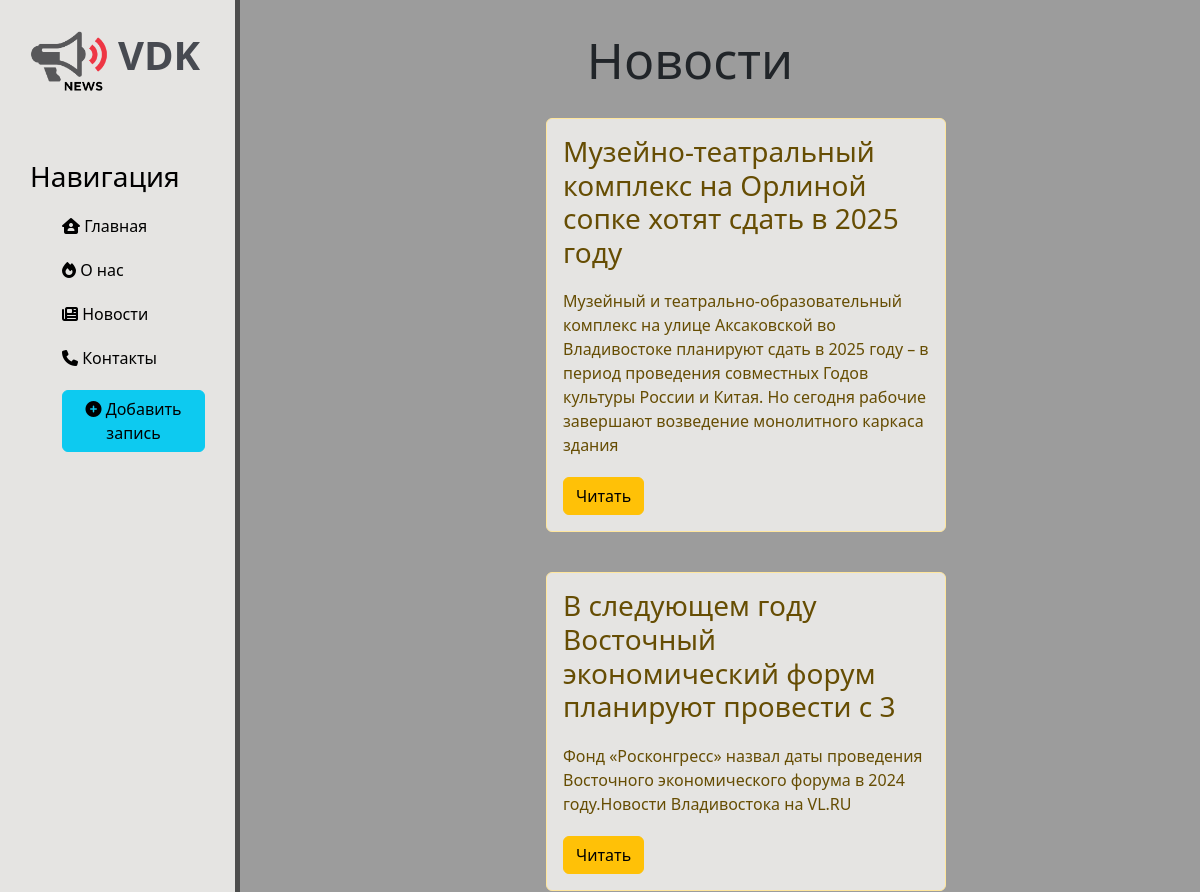
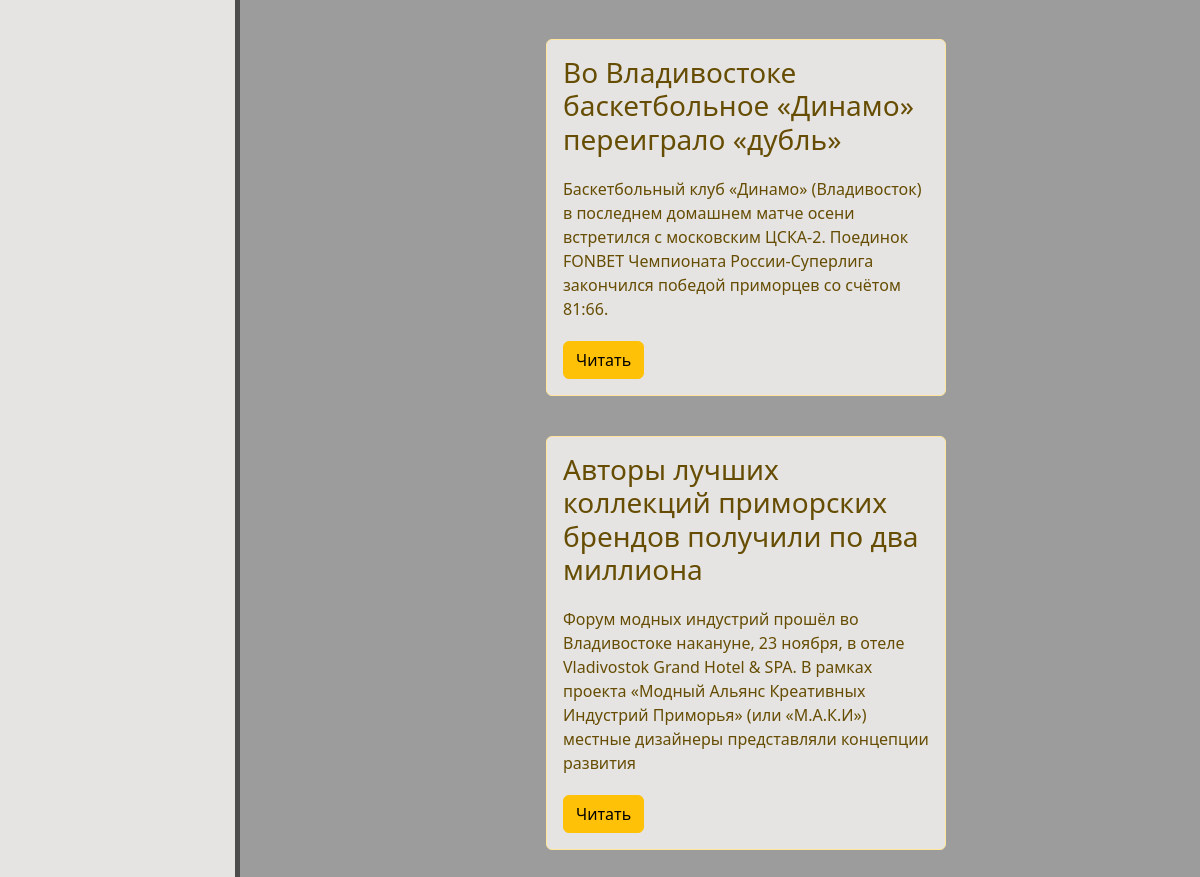
Page /news/ on the committed database (2 pictures, top to bottom).
### news/models.py (models this page shows, shortened)
class Articles(models.Model):
    title = models.CharField('Название', max_length=70)
    anons = models.CharField('Анонс', max_length=250)
    full_text = models.TextField('Статья')
    date = models.DateTimeField('Дтат публикации')
    class Meta:
        verbose_name = 'Новость'
        verbose_name_plural = 'Новости'

### news/views.py (the view)
# urls.py: path('', views.news_home, name="news_home"),
def news_home(request):
    news = Articles.objects.order_by('-date')
    return render(request, 'news/news_home.html', {'news': news})

### news/templates/news/news_home.html (shortened to what this page needs)
{% extends 'main/layout.html'%}
{% block content %}
    <div class="features">
        <h1>Новости</h1>
        {% for el in news %}
            <div class="alert alert-warning">
                <h3>{{ el.title }}</h3>
                <p>{{ el.anons }}</p>
                <a href="{% url 'news-detail' el.id %}" class="btn btn-warning">Читать</a>
            </div>
        {% endfor %}
    </div>
{% endblock %}

### main/templates/main/layout.html (shortened to what this page needs)
{% load static %}
<!doctype html>
<html lang="ru">
<head>
    <link rel="stylesheet" href="https://cdn.jsdelivr.net/npm/bootstrap@5.3.2/dist/css/bootstrap.min.css">
    <link rel="stylesheet" href="{% static 'main/css/main.css' %}">
</head>
<body>
    <aside>
        <img src="{% static 'main/img/news.png' %}" alt="Logo">
        <span class="logo">VDK</span>
        <h3>Навигация</h3>
        <ul>
            <a href="{% url 'home' %}"> <li><i class="fa-solid fa-house-user"></i> Главная</li></a>
            <a href="{% url 'about' %}"> <li><i class="fa-solid fa-fire"></i> О нас</li></a>
            <a href="{% url 'news_home' %}"> <li><i class="fa-solid fa-newspaper"></i> Новости</li></a>
            <a href=""> <li><i class="fa-solid fa-phone"></i> Контакты</li></a>
            <a href="{% url 'create' %}"><li><button class="btn btn-info"><i class="fas fa-plus-circle"></i> Добавить запись</button></li></a>
        </ul>
    </aside>
    <main>
        {% block content %}
        {% endblock %}
    </main>
</body>
</html>

### main/static/main/css/main.css (style rules this page uses)
body { background: rgb(156, 156, 156); }
aside { float: left; width: 20%; background: rgb(229, 228, 226); padding: 2.5%; height: 300vh; color: black; border-right: 5px solid #4d4d4d; }
aside img { width: 80px; float: left; }
aside .logo { font-size: 40px; margin-left: 8px; font-weight: bold; color: rgb(71, 74, 81); position: relative; top: -5px; }
aside h3 { margin-top: 70px; font-size: 28px; }
aside ul { list-style: none }
aside ul li { color: black; display: block; margin-top: 20px; text-decoration: none; }
aside ul a { text-decoration: none; }
main .features { float: left; margin-top: 30px; text-align: center; width: 75%; }
main .features h1 { font-size: 50px }
main .features p { max-width:500px; margin: 20px auto }
.alert-warning { float: left; width: 400px; margin:20px 34%; text-align: left; background: rgb(229, 228, 226); }

### rows in the picture
Articles: title "Музейно-театральный комплекс на Орлиной сопке хотят сдать в 2025 году", anons "Музейный и театрально-образовательный комплекс на улице Аксаковской во Владивостоке планируют сдать в 2025 году – в период проведения совместных Годов культуры России и Китая. Но сегодня рабочие завершают возведение монолитного каркаса здания"
Articles: title "В следующем году Восточный экономический форум планируют провести с 3", anons "Фонд «Росконгресс» назвал даты проведения Восточного экономического форума в 2024 году.Новости Владивостока на VL.RU"
Articles: title "Во Владивостоке баскетбольное «Динамо» переиграло «дубль»", anons "Баскетбольный клуб «Динамо» (Владивосток) в последнем домашнем матче осени встретился с московским ЦСКА-2. Поединок FONBET Чемпионата России-Суперлига закончился победой приморцев со счётом 81:66."
Articles: title "Авторы лучших коллекций приморских брендов получили по два миллиона", anons "Форум модных индустрий прошёл во Владивостоке накануне, 23 ноября, в отеле Vladivostok Grand Hotel & SPA. В рамках проекта «Модный Альянс Креативных Индустрий Приморья» (или «М.А.К.И») местные дизайнеры представляли концепции развития"
